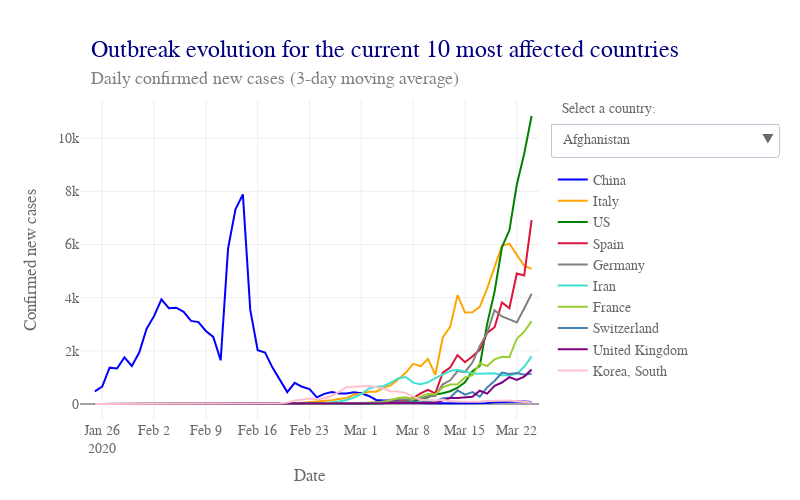

Here is the notebook cell this chart was saved with:
### Code cell
# Plot new cases top 10 countries
data = []
buttons = []
visib_0 = [False for i in range(df_merged['Country/Region'].unique().shape[0])]
visib_0 = [True for i in range(top10_country.shape[0])] + visib_0

for i, c in enumerate(top10_country):
    data.append(go.Scatter(x = df_merged[df_merged['Country/Region'] == c].dt,
                           y = df_merged[df_merged['Country/Region'] == c].confirmed_newcases_movavg,
                           name = c,
                           marker = dict(color = top10_col[i]),
                           hoverinfo = 'text+y',
                           hovertext = c,
                           visible = True
                          )
               )
    
# Data for all countries
for i, c in enumerate(df_merged['Country/Region'].unique()):
    data.append(go.Scatter(x = df_merged[df_merged['Country/Region'] == c].dt,
                           y = df_merged[df_merged['Country/Region'] == c].confirmed_newcases_movavg,
                           name = c,
                           marker = dict(color = 'black'),
                           hoverinfo = 'text+y',
                           hovertext = c,
                           visible = False
                          )
               )
    tmp = visib_0.copy() 
    tmp[10+i] = True
    buttons.append(dict(args = [{'visible': tmp}],
                        label = c,
                        method = 'restyle',
                       ) 
                  )

lay = go.Layout(width = 800, 
                height = 500, 
                #bargap = 0.2,
                xaxis = dict(title='Date',
                             nticks = 10,
                             rangemode = 'nonnegative',
                             zeroline = False,
                            ),
                yaxis = dict(title='Confirmed new cases',
                             type = 'linear',
                            ),
                hovermode = 'closest',
                font = dict(size = label_size,
                            family = label_font,
                            color = label_col,
                           ),
                legend = dict(x = 1.03, 
                              y = 0.8),
                annotations=[dict(x = 0.02,
                                  y = 1.2,
                                  showarrow = False,
                                  text = 'Outbreak evolution for the current 10 most affected countries',
                                  xref = 'paper',
                                  yref = 'paper',
                                  font=dict(
                                      family = title_font,
                                      size = title_size,
                                      color = title_col,),
                                 ),
                             dict(x = 0.02,
                                  y = 1.1,
                                  showarrow = False,
                                  text = 'Daily confirmed new cases (3-day moving average)',
                                  xref = 'paper',
                                  yref = 'paper',
                                  font=dict(
                                      family = subtitle_font,
                                      size = subtitle_size,
                                      color = subtitle_col,),
                                 ),
                             dict(x = 1.26,
                                  y = 1.0,
                                  showarrow = False,
                                  text = 'Select a country:',
                                  xref = 'paper',
                                  yref = 'paper',
                                  font=dict(
                                      family = label_font,
                                      size = label_size,
                                      color = label_col,),
                                 ),
                            ],
                updatemenus=[dict(buttons=list(buttons),
                                  direction = 'down',
                                  pad = {"r": 10, "t": 10},
                                  showactive = True,
                                  x = 1.025,
                                  xanchor = 'left',
                                  y = 0.96,
                                  yanchor = 'top'
                                 ),
                             
                             
                            ]
               )

fig = dict(data=data, layout=lay)
plotly.offline.iplot(fig)
